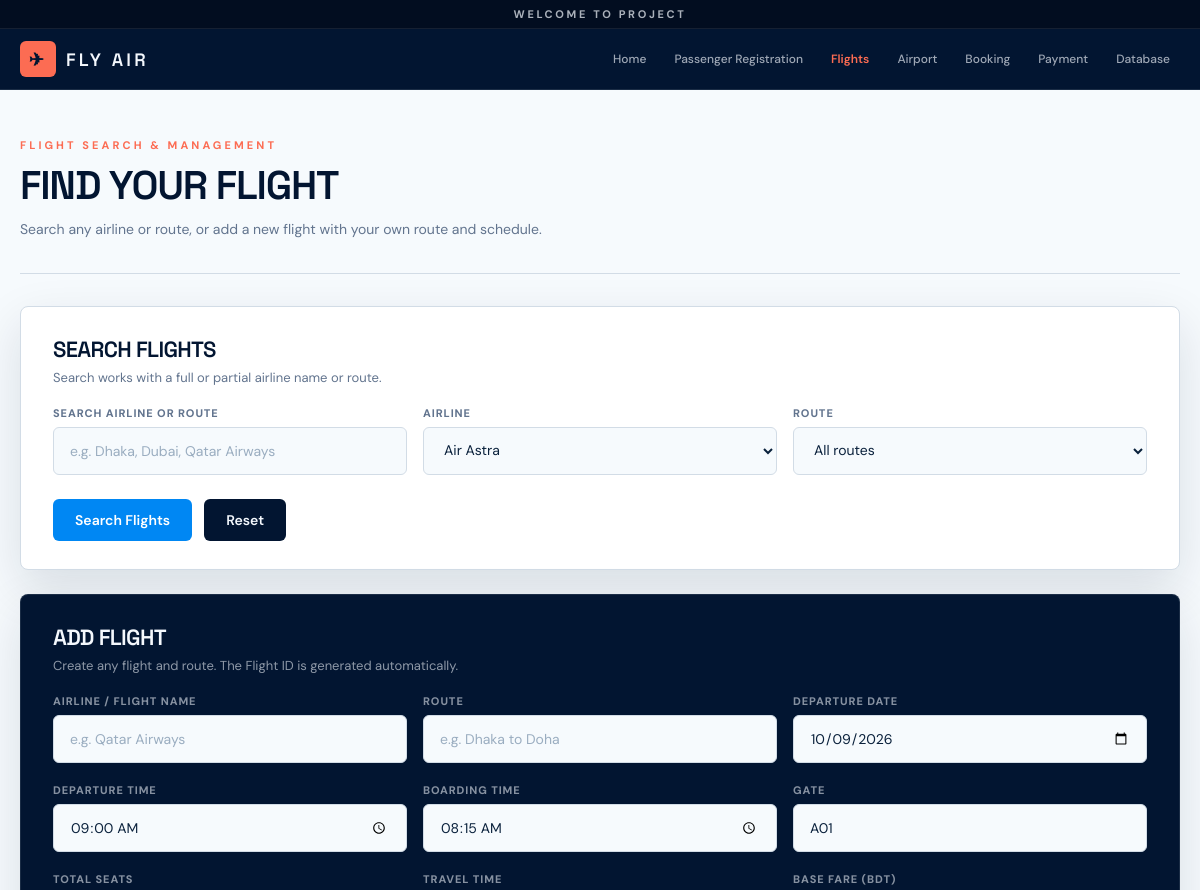
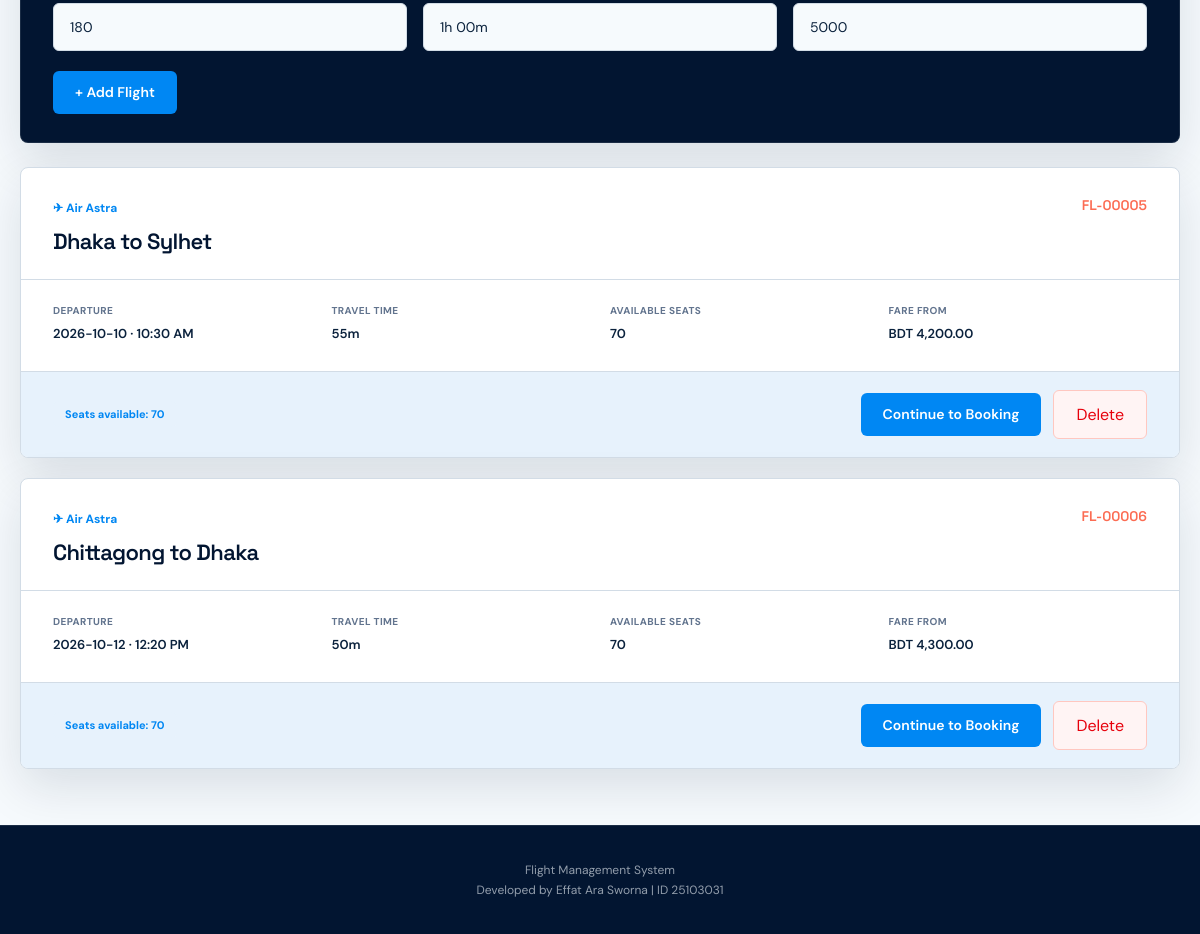
The app's page /flights.php?airline=Air Astra with its own data (2 pictures, top to bottom).
### tables this page shows
CREATE TABLE IF NOT EXISTS flights (
  flight_id INT AUTO_INCREMENT PRIMARY KEY,
  flight_name VARCHAR(120) NOT NULL,
  route VARCHAR(160) NOT NULL,
  departure_date DATE NOT NULL,
  departure_time TIME NOT NULL DEFAULT '09:00:00',
  boarding_time TIME NOT NULL DEFAULT '08:15:00',
  gate_no VARCHAR(20) NOT NULL DEFAULT 'A01',
  total_seats INT NOT NULL DEFAULT 180,
  seats_available INT NOT NULL DEFAULT 180,
  travel_time VARCHAR(40) NOT NULL DEFAULT '1h 00m',
  base_fare DECIMAL(10,2) NOT NULL DEFAULT 5000,
  created_at TIMESTAMP DEFAULT CURRENT_TIMESTAMP
);

### db.php (called while the page is built, shortened)
<?php
function e($value) {
    return htmlspecialchars((string)$value, ENT_QUOTES, 'UTF-8');
}
?>

### flights.php (the view, shortened to what this page needs)
<?php
require "db.php";
$search = trim($_GET['search'] ?? '');
$airline = trim($_GET['airline'] ?? '');
$airlines = $conn->query("SELECT DISTINCT flight_name FROM flights ORDER BY flight_name");
$sql = "SELECT * FROM flights WHERE seats_available > 0";
$params = [];
$types = '';
if ($airline !== '') {
    $sql .= " AND flight_name = ?";
    $params[] = $airline;
    $types .= 's';
}
$sql .= " ORDER BY departure_date, departure_time, flight_id";
$stmt = $conn->prepare($sql);
if ($types) $stmt->bind_param($types, ...$params);
$stmt->execute();
$flights = $stmt->get_result();
function flight_id_code($id) {
    return 'FL-' . str_pad((string)$id, 5, '0', STR_PAD_LEFT);
}
?>
<!doctype html><html><head><meta charset="utf-8"><meta name="viewport" content="width=device-width,initial-scale=1"><title>Flights</title><link rel="stylesheet" href="style.css"></head><body>
<?php require "header.php"; ?>
<main class="container">
<div class="page-head"><div class="eyebrow">Flight Search & Management</div><h1>Find Your Flight</h1><p>Search any airline or route, or add a new flight with your own route and schedule.</p></div>
<div class="panel">
  <div class="section-head">
    <div><h2>Search Flights</h2><p class="muted">Search works with a full or partial airline name or route.</p></div>
  </div>
  <form method="get" class="grid grid-3">
    <div class="field"><label>Search Airline or Route</label><input type="text" name="search" value="<?=e($search)?>" placeholder="e.g. Dhaka, Dubai, Qatar Airways"></div>
    <div class="field"><label>Airline</label><select name="airline"><option value="">All airlines</option><?php while($r=$airlines->fetch_assoc()): ?><option value="<?=e($r['flight_name'])?>" <?=$airline===$r['flight_name']?'selected':''?>><?=e($r['flight_name'])?></option><?php endwhile;?></select></div>
    <div class="field"><label>Route</label><select name="route"><option value="">All routes</option></select></div>
    <div class="filter-actions"><button class="btn btn-primary" type="submit">Search Flights</button><a class="btn btn-dark" href="flights.php">Reset</a></div>
  </form>
</div>
<div class="panel add-panel">
  <div class="section-head">
    <div><h2>Add Flight</h2><p class="muted">Create any flight and route. The Flight ID is generated automatically.</p></div>
  </div>
  <form method="post">
    <div class="grid grid-3">
      <div class="field"><label>Airline / Flight Name</label><input name="flight_name" required placeholder="e.g. Qatar Airways"></div>
      <div class="field"><label>Route</label><input name="route" required placeholder="e.g. Dhaka to Doha"></div>
      <div class="field"><label>Departure Date</label><input type="date" name="departure_date" value="<?=date('Y-m-d')?>" required></div>
      <div class="field"><label>Departure Time</label><input type="time" name="departure_time" value="09:00" required></div>
      <div class="field"><label>Boarding Time</label><input type="time" name="boarding_time" value="08:15" required></div>
      <div class="field"><label>Gate</label><input name="gate_no" value="A01" required></div>
      <div class="field"><label>Total Seats</label><input type="number" name="total_seats" min="1" value="180" required></div>
      <div class="field"><label>Travel Time</label><input name="travel_time" value="1h 00m" required></div>
      <div class="field"><label>Base Fare (BDT)</label><input type="number" name="base_fare" min="0" step="0.01" value="5000" required></div>
    </div>
    <button class="btn btn-primary" type="submit">+ Add Flight</button>
  </form>
</div>
<div class="flight-cards">
<?php while($r=$flights->fetch_assoc()): ?>
<article class="flight-card">
  <div class="flight-top"><div><span class="airline-chip">✈ <?=e($r['flight_name'])?></span><h2><?=e($r['route'])?></h2></div><div class="flight-id"><?=e(flight_id_code($r['flight_id']))?></div></div>
  <div class="flight-meta">
    <div><small>Departure</small><b><?=e($r['departure_date'])?> · <?=e(date('h:i A', strtotime($r['departure_time'])))?></b></div>
    <div><small>Travel time</small><b><?=e($r['travel_time'] ?: '—')?></b></div>
    <div><small>Available seats</small><b class="seat-count"><?=e($r['seats_available'])?></b></div>
    <div><small>Fare from</small><b>BDT <?=number_format((float)$r['base_fare'],2)?></b></div>
  </div>
  <div class="flight-bottom">
  <span class="badge">Seats available: <?=e($r['seats_available'])?></span>
  <div>
    <a class="btn btn-primary" href="booking.php?flight_id=<?=$r['flight_id']?>">Continue to Booking</a>
    <form method="post" class="inline-form" onsubmit="return confirm('Are you sure you want to delete this flight?');">
      <button class="btn btn-danger" type="submit">Delete</button>
    </form>
  </div>
</div>
</article>
<?php endwhile; ?>
</div>
</main><?php require "footer.php"; ?></body></html>

### records on screen
flights: flight_name "Air Astra", route "Dhaka to Sylhet", flight_id "FL-00005", departure_date "2026-10-10", departure_time "10:30 AM", travel_time "55m", seats_available "70", base_fare "4,200.00"
flights: flight_name "Air Astra", route "Chittagong to Dhaka", flight_id "FL-00006", departure_date "2026-10-12", departure_time "12:20 PM", travel_time "50m", seats_available "70", base_fare "4,300.00"

### other values on screen
form field airline "Air Astra"
